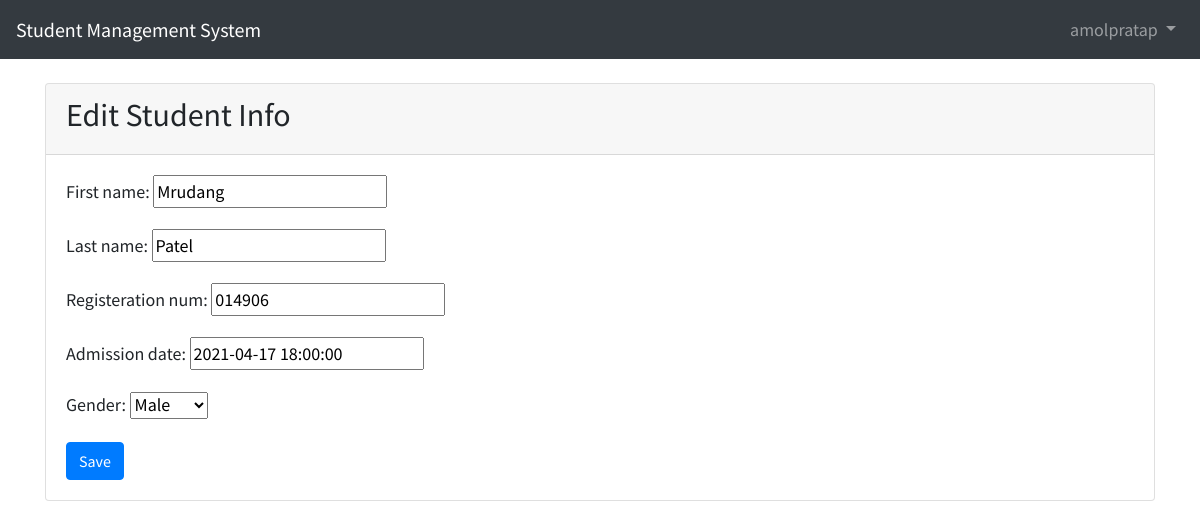
Page /students/edit/MP1618696573 (signed in) on the committed database.
### students/models.py (models this page shows, shortened)
class StudentInfo(models.Model):
    id = models.CharField(primary_key=True,editable=False,max_length=200)
    GENDER_CHOICES=(
        ('male', 'Male'),
        ('female', 'Female'),
    )
    first_name = models.CharField(max_length=100)
    last_name = models.CharField(max_length=100)
    registeration_num = models.CharField(max_length=100)
    admission_date = models.DateTimeField()
    gender = models.CharField(choices=GENDER_CHOICES,max_length=10)
    created_dt = models.DateTimeField(verbose_name="created date", auto_now_add=True)
    modify_dt = models.DateTimeField(verbose_name="modified date", auto_now=True)

### students/views.py (the view)
# urls.py: path('edit/<str:student_id>', views.edit_student, name='edit_student'),
@permission_required("auth.change_students")
def edit_student(request, student_id):
    student_edit = StudentInfo.objects.get(pk=student_id)
    edit_forms = CreateStudent(instance=student_edit)
    if request.method == "POST":
        edit_forms = CreateStudent(request.POST, instance=student_edit)
        if edit_forms.is_valid():
            edit_forms.save()
            messages.success(request, "Edit Student Info succesfully")
            return redirect("students_list")
    context = {
        "edit_forms": edit_forms
    }
    return render(request,"students/edit_student.html",context)

### students/forms.py
class CreateStudent(forms.ModelForm):
    class Meta:
        model = StudentInfo
        fields = '__all__'

### templates/students/edit_student.html (shortened to what this page needs)
{% extends 'base.html' %}
{% block content %}
<div class="card">
    <div class="card-header">
        <h2>Edit Student Info</h2>
    </div>
    <div class="card-body">
        <form action="" method="POST">
        {{ edit_forms.as_p }}
        <button type="submit" class="btn btn-primary">Save</button>
        </form>
    </div>
</div>
{% endblock %}

### templates/base.html (shortened to what this page needs)
{% load static %}
<!DOCTYPE html>
<html lang="en">
<head>
    <link rel="stylesheet"
        href="https://stackpath.bootstrapcdn.com/bootstrap/4.1.3/css/bootstrap.min.css"
>
    <link href="{% static 'css/base.css' %}" rel="stylesheet">
</head>
<body>
    <nav class="navbar navbar-expand-md navbar-dark bg-dark mb-4">
        <a class="navbar-brand" href="{% url 'home' %}">Student Management System</a>
        <div class="collapse navbar-collapse" id="navbarCollapse">
        {% if user.is_authenticated %}
            <ul class="navbar-nav ml-auto">
                <li class="nav-item">
                    <a class="nav-link dropdown-toggle" href="#" id="userMenu" data-toggle="dropdown" aria-haspopup="true" aria-expanded="false">
                    {{ user.username }}
                    </a>
                </li>
            </ul>
        {% else %}
        <form class="form-inline ml-auto">
            <a href="{% url 'login' %}" class="btn btn-outline-secondary">Log In</a>
            <a href="{% url 'signup' %}" class="btn btn-primary ml-2">Sign up</a>
        </form>
        {% endif %}
        </div>
    </nav>
    <div class="container">
    {% block content %}
    {% endblock %}
    </div>
</body>
</html>

### static/css/base.css (style rules this page uses)
body { font-family: 'Source Sans Pro', sans-serif; font-size: 18px; }

### rows in the picture
StudentInfo: first_name "Mrudang", last_name "Patel", registeration_num "014906", admission_date "2021-04-17 18:00:00", gender "Male"

### other values in the picture
{{ user.username }} "amolpratap"
